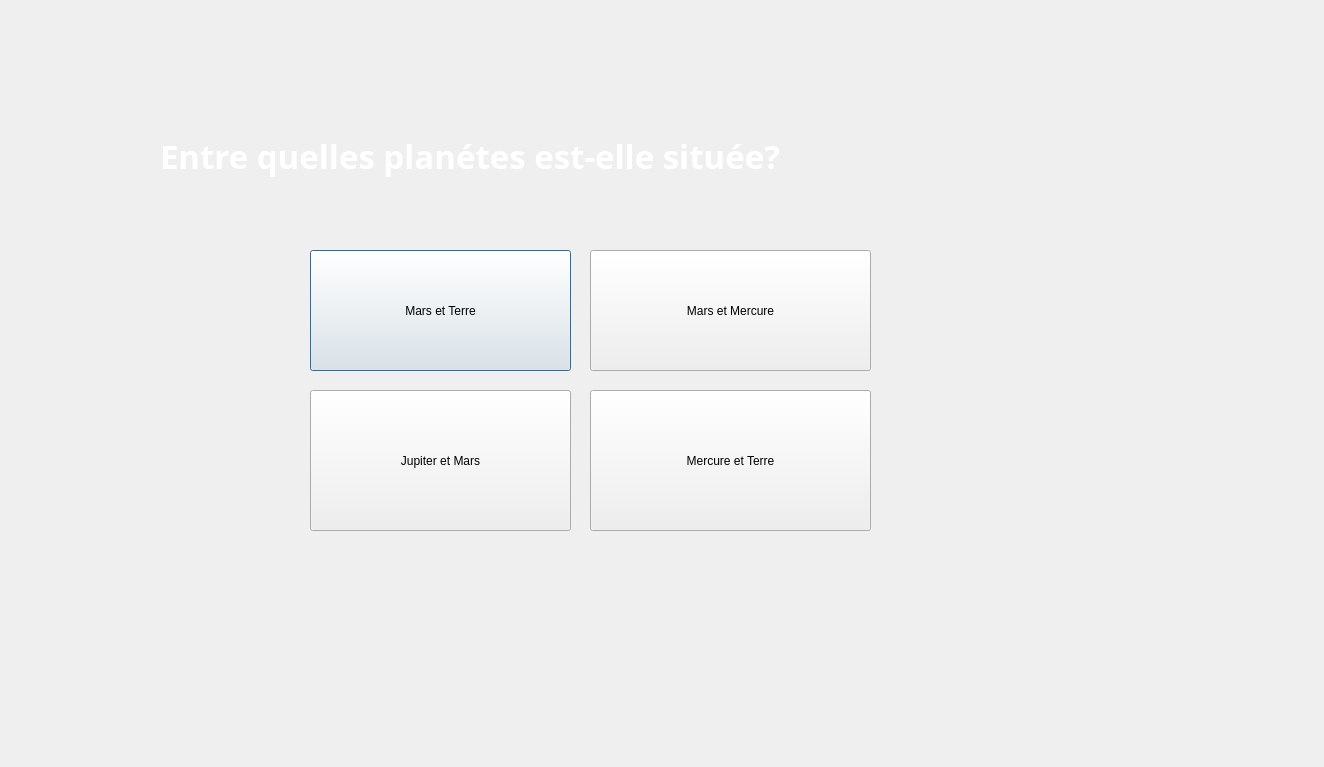
<?xml version="1.0" encoding="UTF-8"?>
<ui version="4.0">
 <class>Dialog11</class>
 <widget class="QDialog" name="Dialog11">
  <property name="geometry">
   <rect>
    <x>0</x>
    <y>0</y>
    <width>1324</width>
    <height>767</height>
   </rect>
  </property>
  <property name="windowTitle">
   <string>Dialog</string>
  </property>
  <widget class="QLabel" name="label">
   <property name="geometry">
    <rect>
     <x>160</x>
     <y>110</y>
     <width>861</width>
     <height>91</height>
    </rect>
   </property>
   <property name="font">
    <font>
     <family>Segoe Script</family>
     <pointsize>25</pointsize>
     <italic>false</italic>
     <bold>true</bold>
    </font>
   </property>
   <property name="styleSheet">
    <string notr="true">font: 700 25pt &quot;Segoe Script&quot;;
color: rgb(255, 255, 255);</string>
   </property>
   <property name="text">
    <string>Entre quelles planétes est-elle située?</string>
   </property>
  </widget>
  <widget class="QPushButton" name="pushButton">
   <property name="geometry">
    <rect>
     <x>310</x>
     <y>250</y>
     <width>261</width>
     <height>121</height>
    </rect>
   </property>
   <property name="text">
    <string>Mars et Terre</string>
   </property>
  </widget>
  <widget class="QPushButton" name="pushButton_2">
   <property name="geometry">
    <rect>
     <x>590</x>
     <y>250</y>
     <width>281</width>
     <height>121</height>
    </rect>
   </property>
   <property name="text">
    <string>Mars et Mercure</string>
   </property>
  </widget>
  <widget class="QPushButton" name="pushButton_3">
   <property name="geometry">
    <rect>
     <x>310</x>
     <y>390</y>
     <width>261</width>
     <height>141</height>
    </rect>
   </property>
   <property name="text">
    <string>Jupiter et Mars</string>
   </property>
  </widget>
  <widget class="QPushButton" name="pushButton_4">
   <property name="geometry">
    <rect>
     <x>590</x>
     <y>390</y>
     <width>281</width>
     <height>141</height>
    </rect>
   </property>
   <property name="text">
    <string>Mercure et Terre</string>
   </property>
  </widget>
 </widget>
 <resources/>
 <connections/>
</ui>
